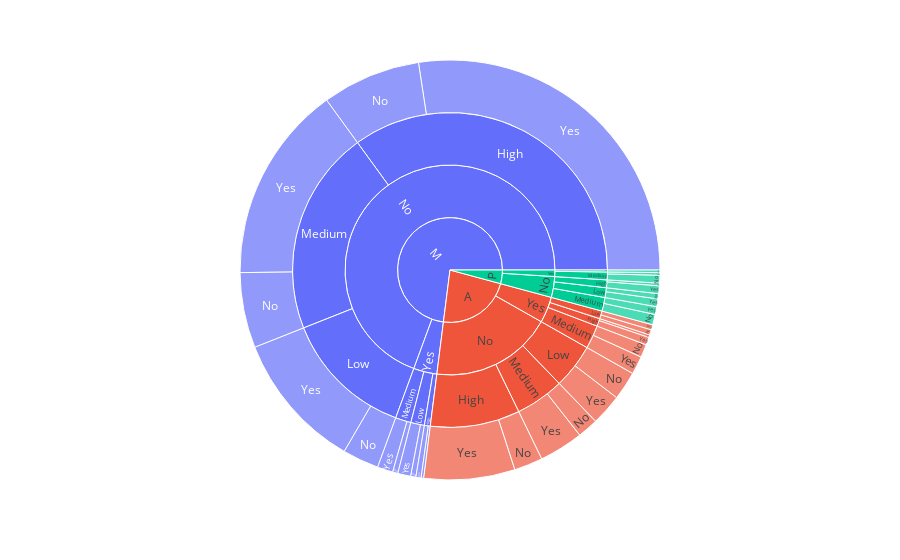

The notebook cell saved with this chart:
### Code cell
import plotly.express as px

fig = px.sunburst(bad, path=["pmt",'home',"dpd", "online"])  # subset data = default
fig.show()

### Figure 1 — Plotly figure (JSON) as saved in the notebook; plotly's stock layout.template omitted (floating-point values rounded to 4 significant figures)
{"data": [{"branchvalues": "total", "domain": {"x": [0, 1], "y": [0, 1]}, "hovertemplate": "labels=%{label}<br>count=%{value}<br>parent=%{parent}<br>id=%{id}<extra></extra>", "ids": ["A/No/High/No", "M/No/High/No", "P/No/High/No", "A/Yes/High/No", "M/Yes/High/No", "P/Yes/High/No", "A/No/Low/No", "M/No/Low/No", "P/No/Low/No", "A/Yes/Low/No", "M/Yes/Low/No", "A/No/Medium/No", "M/No/Medium/No", "P/No/Medium/No", "A/Yes/Medium/No", "M/Yes/Medium/No", "P/Yes/Medium/No", "A/No/High/Yes", "M/No/High/Yes", "P/No/High/Yes", "A/Yes/High/Yes", "M/Yes/High/Yes", "A/No/Low/Yes", "M/No/Low/Yes", "P/No/Low/Yes", "A/Yes/Low/Yes", "M/Yes/Low/Yes", "A/No/Medium/Yes", "M/No/Medium/Yes", "P/No/Medium/Yes", "A/Yes/Medium/Yes", "M/Yes/Medium/Yes", "P/Yes/Medium/Yes", "A/No/High", "M/No/High", "P/No/High", "A/Yes/High", "M/Yes/High", "P/Yes/High", "A/No/Low", "M/No/Low", "P/No/Low", "A/Yes/Low", "M/Yes/Low", "A/No/Medium", "M/No/Medium", "P/No/Medium", "A/Yes/Medium", "M/Yes/Medium", "P/Yes/Medium", "A/No", "M/No", "P/No", "A/Yes", "M/Yes", "P/Yes", "A", "M", "P"], "labels": ["No", "No", "No", "No", "No", "No", "No", "No", "No", "No", "No", "No", "No", "No", "No", "No", "No", "Yes", "Yes", "Yes", "Yes", "Yes", "Yes", "Yes", "Yes", "Yes", "Yes", "Yes", "Yes", "Yes", "Yes", "Yes", "Yes", "High", "High", "High", "High", "High", "High", "Low", "Low", "Low", "Low", "Low", "Medium", "Medium", "Medium", "Medium", "Medium", "Medium", "No", "No", "No", "Yes", "Yes", "Yes", "A", "M", "P"], "name": "", "parents": ["A/No/High", "M/No/High", "P/No/High", "A/Yes/High", "M/Yes/High", "P/Yes/High", "A/No/Low", "M/No/Low", "P/No/Low", "A/Yes/Low", "M/Yes/Low", "A/No/Medium", "M/No/Medium", "P/No/Medium", "A/Yes/Medium", "M/Yes/Medium", "P/Yes/Medium", "A/No/High", "M/No/High", "P/No/High", "A/Yes/High", "M/Yes/High", "A/No/Low", "M/No/Low", "P/No/Low", "A/Yes/Low", "M/Yes/Low", "A/No/Medium", "M/No/Medium", "P/No/Medium", "A/Yes/Medium", "M/Yes/Medium", "P/Yes/Medium", "A/No", "M/No", "P/No", "A/Yes", "M/Yes", "P/Yes", "A/No", "M/No", "P/No", "A/Yes", "M/Yes", "A/No", "M/No", "P/No", "A/Yes", "M/Yes", "P/Yes", "A", "M", "P", "A", "M", "P", "", "", ""], "type": "sunburst", "values": [11, 38, 1, 1, 1, 1, 11, 14, 2, 2, 2, 8, 29, 4, 5, 2, 3, 35, 137, 3, 3, 2, 12, 53, 3, 2, 5, 17, 76, 3, 7, 6, 1, 46, 175, 4, 4, 3, 1, 23, 67, 5, 4, 7, 25, 105, 7, 12, 8, 4, 94, 347, 16, 20, 18, 5, 114, 365, 21]}], "layout": {"legend": {"tracegroupgap": 0}, "margin": {"t": 60}}}
